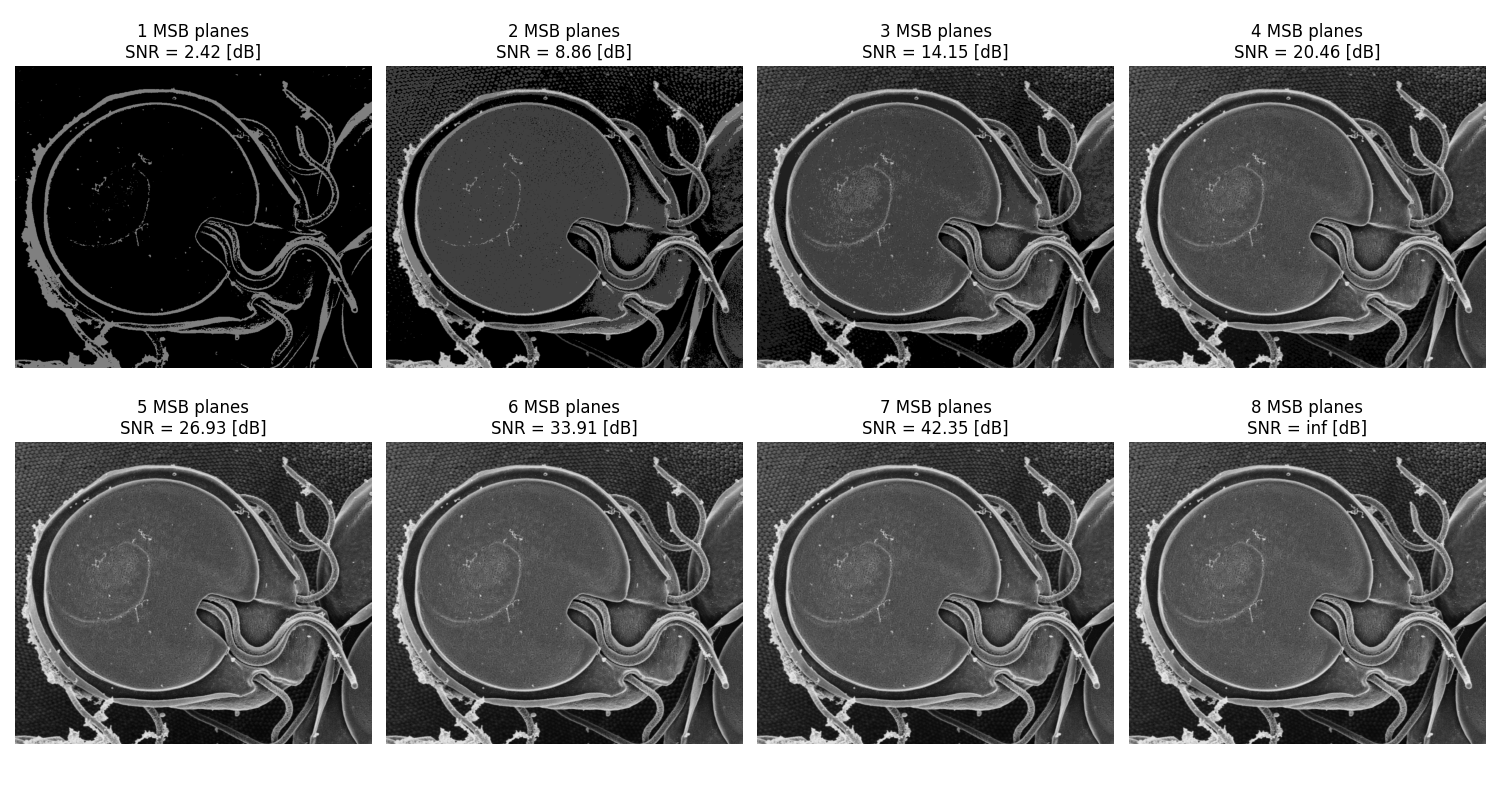

This figure's Python source:

import sys
import os
import numpy as np
import matplotlib.pyplot as plt
from skimage.io import imread
from General.ReconstructionUsingBitPlanes import ReconstructionUsingBitPlanes
from libDIPUM.data_path import dip_data

# Image loading
img_name = dip_data('trophozoite.tif')
f = imread(img_name)
if f.ndim == 3: f = f[:,:,0]

NBits = 8

# 1. Bit Plane Slicing
# "BitPlanes" needs to be prepared such that index 0 is MSB (iter=1 in MATLAB)
# MATLAB loop i=1:8. Bit(:,:,i) = ... 2^(NBits-i).
# i=1 -> 2^7.

BitPlanes = []
for i in range(NBits): # 0..7
    # Power of 2:
    power = NBits - 1 - i
    # i=0 (iter 1) -> 7. 2^7.

    plane = (f >> power) & 1
    BitPlanes.append(plane)

# 2. Reconstruction
Recs = []
SNRs = []

for iter_count in range(1, NBits + 1):
    # Use first 'iter_count' planes
    Rec, val = ReconstructionUsingBitPlanes(f, BitPlanes, NBits, iter_count)
    Recs.append(Rec)
    SNRs.append(val)

# Display
fig, axes = plt.subplots(2, 4, figsize=(15, 8))
axes = axes.flatten()

for i in range(NBits):
    ax = axes[i]
    rec_img = Recs[i]
    snr_v = SNRs[i]

    ax.imshow(rec_img, cmap='gray', vmin=0, vmax=255)
    ax.set_title(f'{i+1} MSB planes\nSNR = {snr_v:.2f} [dB]')
    ax.axis('off')

plt.tight_layout()
plt.savefig('Figure315.png')
print("Saved Figure315.png")
plt.show()
